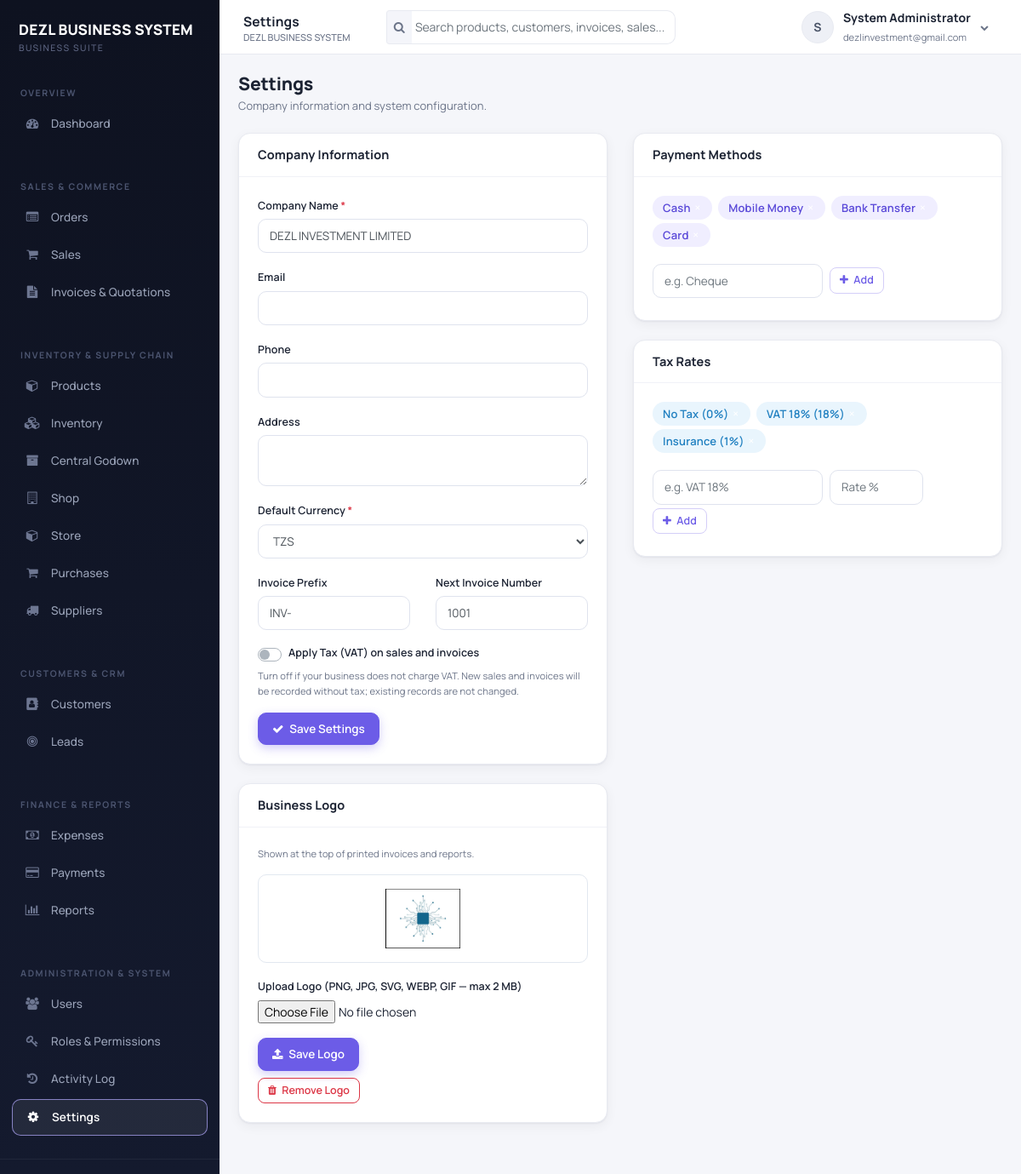
The page /settings.php (signed in) on the database its author committed.
### tables this page shows
CREATE TABLE `users` (
  `user_id` int(10) UNSIGNED NOT NULL,
  `tenant_id` int(10) UNSIGNED NOT NULL,
  `username` varchar(100) NOT NULL,
  `email` varchar(191) NOT NULL,
  `password_hash` varchar(255) NOT NULL,
  `first_name` varchar(100) NOT NULL,
  `last_name` varchar(100) NOT NULL,
  `phone` varchar(50) DEFAULT NULL,
  `is_active` tinyint(1) NOT NULL DEFAULT 1,
  `last_login` datetime DEFAULT NULL,
  `created_at` timestamp NOT NULL DEFAULT current_timestamp()
);

CREATE TABLE `system_settings` (
  `setting_id` int(10) UNSIGNED NOT NULL,
  `tenant_id` int(10) UNSIGNED NOT NULL,
  `company_name` varchar(191) DEFAULT NULL,
  `company_email` varchar(191) DEFAULT NULL,
  `company_phone` varchar(50) DEFAULT NULL,
  `company_address` text DEFAULT NULL,
  `default_currency` varchar(10) NOT NULL DEFAULT 'TZS',
  `invoice_prefix` varchar(20) NOT NULL DEFAULT 'INV-',
  `invoice_next_number` int(10) UNSIGNED NOT NULL DEFAULT 1001,
  `apply_tax` tinyint(1) NOT NULL DEFAULT 1,
  `logo_path` varchar(255) DEFAULT NULL
);

CREATE TABLE `payment_methods` (
  `payment_method_id` int(10) UNSIGNED NOT NULL,
  `tenant_id` int(10) UNSIGNED NOT NULL,
  `name` varchar(100) NOT NULL
);

CREATE TABLE `tax_rates` (
  `tax_rate_id` int(10) UNSIGNED NOT NULL,
  `tenant_id` int(10) UNSIGNED NOT NULL,
  `name` varchar(100) NOT NULL,
  `rate` decimal(5,2) NOT NULL DEFAULT 0.00
);

### helpers.php (called while the page is built, shortened)
<?php
function e($value) {
    return htmlspecialchars((string)$value, ENT_QUOTES, 'UTF-8');
}
function fetch_one($sql, ...$params) {
    global $conn;
    $stmt = $conn->prepare($sql);
    if ($params) {
        $types = '';
        foreach ($params as $p) {
            $types .= is_int($p) ? 'i' : (is_float($p) ? 'd' : 's');
        }
        $stmt->bind_param($types, ...$params);
    }
    $stmt->execute();
    $row = $stmt->get_result()->fetch_assoc();
    return $row;
}
function fetch_all($sql, ...$params) {
    global $conn;
    $stmt = $conn->prepare($sql);
    if ($params) {
        $types = '';
        foreach ($params as $p) {
            $types .= is_int($p) ? 'i' : (is_float($p) ? 'd' : 's');
        }
        $stmt->bind_param($types, ...$params);
    }
    $stmt->execute();
    $rows = $stmt->get_result()->fetch_all(MYSQLI_ASSOC);
    return $rows;
}

### User.php (called while the page is built, shortened)
<?php
class User
{
    public $user_id;
    public $tenant_id;
    public $first_name;
    public $last_name;
    public static function getUserById($userId)
    {
        global $conn;
        $stmt = $conn->prepare("SELECT * FROM users WHERE user_id = ? LIMIT 1");
        $stmt->bind_param('i', $userId);
        $stmt->execute();
        $row = $stmt->get_result()->fetch_assoc();
        $user = new self();
        foreach ($row as $key => $value) {
            if (property_exists($user, $key)) $user->$key = $value;
        }
        $user->loadRoles();
        return $user;
    }
    private function loadRoles()
    {
        global $conn;
        $stmt = $conn->prepare(
            "SELECT r.role_id, r.name FROM user_roles ur
             JOIN roles r ON r.role_id = ur.role_id
             WHERE ur.user_id = ? AND ur.tenant_id = ?"
        );
        $stmt->bind_param('ii', $this->user_id, $this->tenant_id);
        $stmt->execute();
        $result = $stmt->get_result();
        while ($row = $result->fetch_assoc()) {
            $this->roles[] = $row['name'];
        }
    }
    public function fullName()
    {
        return trim($this->first_name . ' ' . $this->last_name);
    }
}

### auth_check.php (called while the page is built, shortened)
<?php
$current_user = User::getUserById($_SESSION['user_id']);

### settings.php (the view, shortened to what this page needs)
<?php
require_once 'header.php';
require_once 'auth_check.php';
$page_title = 'Settings';
$tenant = fetch_one("SELECT * FROM tenants WHERE tenant_id = ?", $current_user->tenant_id);
$settings = fetch_one("SELECT * FROM system_settings WHERE tenant_id = ?", $current_user->tenant_id);
$currency = $tenant['currency_code'] ?? 'TZS';
$payment_methods = fetch_all("SELECT * FROM payment_methods WHERE tenant_id = ? ORDER BY payment_method_id", $current_user->tenant_id);
$tax_rates = fetch_all("SELECT * FROM tax_rates WHERE tenant_id = ? ORDER BY tax_rate_id", $current_user->tenant_id);
require_once 'navbar.php';
require_once 'sidebar.php';
?>
<div class="page-head">
    <div>
        <h1 class="page-title">Settings</h1>
        <div class="page-sub">Company information and system configuration.</div>
    </div>
</div>
<div class="row">
    <div class="col-lg-6 mb-3">
        <div class="card">
            <div class="card-header"><h5 class="card-title">Company Information</h5></div>
            <div class="card-body">
                <form method="POST" action="save-settings.php">
                    <div class="form-group">
                        <label>Company Name <span class="text-danger">*</span></label>
                        <input type="text" name="name" class="form-control" required value="<?php echo e($settings['company_name'] ?? $tenant['name'] ?? ''); ?>">
                    </div>
                    <div class="form-group">
                        <label>Email</label>
                        <input type="email" name="company_email" class="form-control" value="<?php echo e($settings['company_email'] ?? $tenant['email'] ?? ''); ?>">
                    </div>
                    <div class="form-group">
                        <label>Phone</label>
                        <input type="text" name="company_phone" class="form-control" value="<?php echo e($settings['company_phone'] ?? $tenant['phone'] ?? ''); ?>">
                    </div>
                    <div class="form-group">
                        <label>Address</label>
                        <textarea name="company_address" class="form-control" rows="2"><?php echo e($settings['company_address'] ?? $tenant['address'] ?? ''); ?></textarea>
                    </div>
                    <div class="form-group">
                        <label>Default Currency <span class="text-danger">*</span></label>
                        <select name="default_currency" class="form-control">
                            <?php foreach (['TZS', 'USD', 'EUR', 'GBP', 'KES', 'UGX'] as $code): ?>
                                <option value="<?php echo $code; ?>" <?php echo ($settings['default_currency'] ?? $currency) === $code ? 'selected' : ''; ?>><?php echo $code; ?></option>
                            <?php endforeach; ?>
                        </select>
                    </div>
                    <div class="row">
                        <div class="col-md-6 form-group">
                            <label>Invoice Prefix</label>
                            <input type="text" name="invoice_prefix" class="form-control" value="<?php echo e($settings['invoice_prefix'] ?? 'INV-'); ?>">
                        </div>
                        <div class="col-md-6 form-group">
                            <label>Next Invoice Number</label>
                            <input type="number" name="invoice_next_number" class="form-control" value="<?php echo e($settings['invoice_next_number'] ?? 1001); ?>">
                        </div>
                    </div>
                    <div class="form-group">
                        <div class="custom-control custom-switch">
                            <label class="custom-control-label" for="applyTaxSwitch">Apply Tax (VAT) on sales and invoices</label>
                        </div>
                        <small class="form-text text-muted">Turn off if your business does not charge VAT. New sales and invoices will be recorded without tax; existing records are not changed.</small>
                    </div>
                    <button type="submit" class="btn btn-primary"><i class="fa fa-check mr-1"></i> Save Settings</button>
                </form>
            </div>
        </div>
        <div class="card">
            <div class="card-header"><h5 class="card-title">Business Logo</h5></div>
            <div class="card-body">
                <p class="small text-muted">Shown at the top of printed invoices and reports.</p>
                <?php if (!empty($settings['logo_path']) && file_exists($settings['logo_path'])): ?>
                    <div class="mb-3 p-3 text-center" style="border:1px solid #e2e8f0;border-radius:10px;background:#fff;">
                        <img src="<?php echo e($settings['logo_path']); ?>" alt="Current logo" style="max-height:70px;max-width:220px;object-fit:contain;">
                    </div>
                <?php else: ?>
                    <div class="mb-3 p-3 text-center text-muted" style="border:2px dashed #cbd5e1;border-radius:10px;">No logo uploaded yet</div>
                <?php endif; ?>
                <form method="POST" action="save-settings.php" enctype="multipart/form-data">
                    <div class="form-group">
                        <label>Upload Logo (PNG, JPG, SVG, WEBP, GIF &mdash; max 2 MB)</label>
                        <input type="file" name="logo" class="form-control-file" accept="image/png,image/jpeg,image/svg+xml,image/webp,image/gif">
                    </div>
                    <button type="submit" class="btn btn-primary"><i class="fa fa-upload mr-1"></i> Save Logo</button>
                </form>
                <?php if (!empty($settings['logo_path'])): ?>
                    <form method="POST" action="save-settings.php" class="mt-2" onsubmit="return confirm('Remove the current logo?');">
                        <button type="submit" class="btn btn-outline-danger btn-sm"><i class="fa fa-trash mr-1"></i> Remove Logo</button>
                    </form>
                <?php endif; ?>
            </div>
        </div>
    </div>
    <div class="col-lg-6 mb-3">
        <div class="card">
            <div class="card-header"><h5 class="card-title">Payment Methods</h5></div>
            <div class="card-body">
                <div class="mb-3">
                    <?php foreach ($payment_methods as $pm): ?>
                        <span class="badge badge-primary mr-1 mb-1" style="font-size:13px;padding:7px 12px;">
                            <?php echo e($pm['name']); ?>
                            <form method="POST" action="settings.php" class="d-inline">
                                <button type="submit" class="badge-link" title="Delete">&times;</button>
                            </form>
                        </span>
                    <?php endforeach; ?>
                </div>
                <form method="POST" action="settings.php" class="form-inline">
                    <input type="text" name="name" class="form-control mr-2 mb-1" placeholder="e.g. Cheque" required>
                    <button type="submit" class="btn btn-sm btn-outline-primary mb-1"><i class="fa fa-plus mr-1"></i> Add</button>
                </form>
            </div>
        </div>
        <div class="card">
            <div class="card-header"><h5 class="card-title">Tax Rates</h5></div>
            <div class="card-body">
                <div class="mb-3">
                    <?php foreach ($tax_rates as $tr): ?>
                        <span class="badge badge-info mr-1 mb-1" style="font-size:13px;padding:7px 12px;">
                            <?php echo e($tr['name'] . ' (' . (float)$tr['rate'] . '%)'); ?>
                            <form method="POST" action="settings.php" class="d-inline">
                                <button type="submit" class="badge-link" title="Delete">&times;</button>
                            </form>
                        </span>
                    <?php endforeach; ?>
                </div>
                <form method="POST" action="settings.php" class="form-inline">
                    <input type="text" name="name" class="form-control mr-2 mb-1" placeholder="e.g. VAT 18%" required>
                    <input type="number" name="rate" class="form-control mr-2 mb-1" placeholder="Rate %" step="1" min="0" required style="width:110px;">
                    <button type="submit" class="btn btn-sm btn-outline-primary mb-1"><i class="fa fa-plus mr-1"></i> Add</button>
                </form>
            </div>
        </div>
    </div>
</div>
<?php require_once 'footer.php'; ?>

### navbar.php (shortened to what this page needs)
<div class="app-main">
    <header class="topbar">
        <div class="topbar-title"><?php echo isset($page_title) ? e($page_title) : e(APP_NAME); ?><small><?php echo e(APP_NAME); ?></small></div>
        <div class="topbar-search hide-xs">
            <div class="search-wrap">
                <div class="input-group input-group-sm">
                    <div class="input-group-prepend"><span class="input-group-text"><i class="fa fa-search"></i></span></div>
                    <input type="text" id="globalSearch" class="form-control" placeholder="Search products, customers, invoices, sales..." autocomplete="off">
                </div>
            </div>
        </div>
        <div class="dropdown">
            <a href="#" class="user-menu" data-toggle="dropdown">
                <span class="avatar"><?php echo e(strtoupper(substr($current_user->first_name, 0, 1))); ?></span>
                <span class="hide-xs"><strong><?php echo e($current_user->fullName()); ?></strong><br><small class="text-muted"><?php echo e($current_user->email); ?></small></span>
                <i class="fa fa-chevron-down hide-xs" style="font-size:10px;color:var(--text-muted)"></i>
            </a>
        </div>
    </header>
    <main class="app-content">

### rows shown on the page
users: first_name "S", $current_user->fullName() "System Administrator", email "dezlinvestment@gmail.com"
system_settings: name "DEZL INVESTMENT LIMITED", default_currency "TZS", invoice_prefix "INV-", invoice_next_number "1001", logo_path (picture)
payment_methods: name "Cash"
payment_methods: name "Mobile Money"
payment_methods: name "Bank Transfer"
payment_methods: name "Card"
tax_rates: name+rate "No Tax (0%)"
tax_rates: name+rate "VAT 18% (18%)"
tax_rates: name+rate "Insurance (1%)"

### other values the page prints
$page_title "Settings"
APP_NAME "DEZL BUSINESS SYSTEM"
